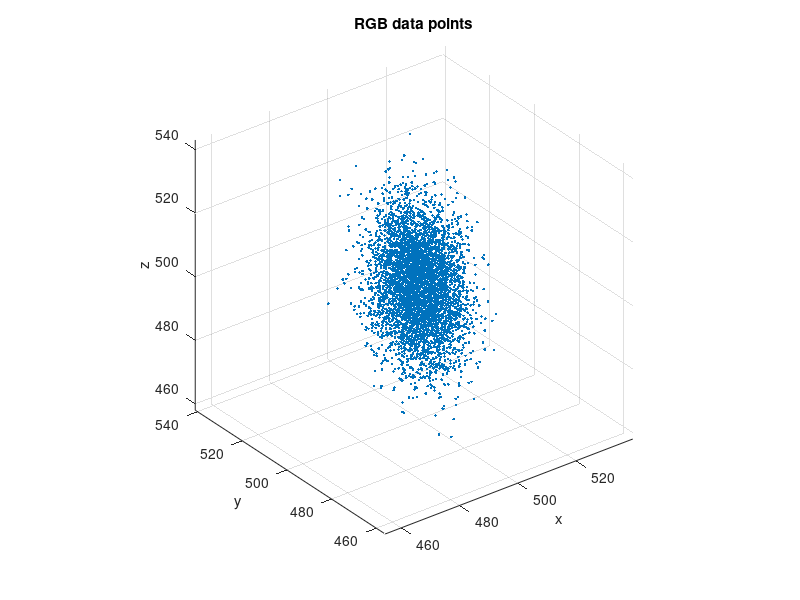

Write MATLAB code to recreate this figure. (Note: this script raises an error after producing the figure.)
%% Create sample data
% For this example lets say they are RGB colors

rng(1234);

N = 5000;       % Number of points
A = randn(3,N); % Normal distributed 3D data points

[U,~,V] = svd(A);
d = [1,.25,.66];  % Distortion factors
d = d/norm(d);
S = horzcat( diag(d), zeros(3,N-3) );

colorsRGB = U*S*V';      % Apply distortion to data

% Apply an extra affine transformation to data to make shure algorithm
% works well with non-centered data
colorsRGB = round(1000*colorsRGB + 500);

% Plot data points
figure(1);
plot3(colorsRGB(1,:), colorsRGB(2,:), colorsRGB(3,:), '.');
grid on; axis equal;
title('RGB data points');
xlabel('x'); ylabel('y'); zlabel('z');
print('fig1-data-points', '-dpng', '-r300');

%% Process data
[ planeEqs, U, meanColorsRGB ] = minimumBoundingBox( colorsRGB );

%% Test computed boundaries
for i = 1:size(planeEqs,1)
    for j = 1:size(colorsRGB,2)
        
        if( planeEqs{i,1}(1:end-1)'*colorsRGB(:,i) + planeEqs{i,1}(end) < 0 )
            error(['Error: Point %d is under the lower plane in the %d-th'...
                ' dimension\n'], j, i);
        end
        
        if( planeEqs{i,2}(1:end-1)'*colorsRGB(:,i) + planeEqs{i,2}(end) > 0 )
            error(['Error: Point %d is over the upper plane in the %d-th'...
                ' dimension\n'], j, i);
        end
         
    end
end

%% Plot of the data and bounding planes

% Plot data and its principal axis
figure(2);
% Plot the original data
plot3(colorsRGB(1,:), colorsRGB(2,:), colorsRGB(3,:), '.');
grid on; axis equal;

% Plot the principal axis
colorsRGBaux = inv(U)*(colorsRGB - meanColorsRGB);
range = [min(colorsRGBaux,[],2), max(colorsRGBaux,[],2)];
dR = diff(range,1,2)/2;
mC = meanColorsRGB;

hold on;
plot3([0 U(1,1)*dR(1)]+mC(1), [0 U(2,1)*dR(1)]+mC(2), [0 U(3,1)*dR(1)]+mC(3), 'r');
plot3([0 U(1,2)*dR(2)]+mC(1), [0 U(2,2)*dR(2)]+mC(2), [0 U(3,2)*dR(2)]+mC(3), 'g');
plot3([0 U(1,3)*dR(3)]+mC(1), [0 U(2,3)*dR(3)]+mC(2), [0 U(3,3)*dR(3)]+mC(3), 'c');
hold off;
xlabel('x'); ylabel('y'); zlabel('z');
title('Data and its principal axis');
print('fig2-data-points-pricipal-axis', '-dpng', '-r300');


% Plot the data inside the bounding box reference frame
figure(3);
colorsRGBaux = inv(U)*(colorsRGB - meanColorsRGB);
colorsRGBaux = colorsRGBaux + meanColorsRGB;

plot3(colorsRGBaux(1,:), colorsRGBaux(2,:), colorsRGBaux(3,:), '.');
grid on; axis equal;
xlabel('x'); ylabel('y'); zlabel('z');
title('Data in the bounding box reference frame');
print('fig3-data-points-in-bounding-box-reference-frame', '-dpng', '-r300');


% Data and its bounding planes
figure(4);
plot3(colorsRGB(1,:), colorsRGB(2,:), colorsRGB(3,:), '.');
grid on; axis equal;

range = [min(colorsRGB,[],2), max(colorsRGB,[],2)];

hold on;
for i = 1:size(planeEqs,1)
    for j = 1:size(planeEqs,2)
        % Generate x and y data
        [x, y] = meshgrid( range(1,1):range(1,2) , range(2,1):range(2,2) );
        % Solve for z data
        z = -1/planeEqs{i,j}(3)*(planeEqs{i,j}(1)*x + planeEqs{i,j}(2)*y + planeEqs{i,j}(4));
        %Plot the surface
        surf(x,y,z, 'FaceColor',[.5,.5,.5], 'FaceAlpha', .3, 'LineStyle', 'none');
    end
end
hold off;
xlabel('x'); ylabel('y'); zlabel('z');
title('Data and its bounding planes');
print('fig4-data-points-bounding-planes', '-dpng', '-r300');
